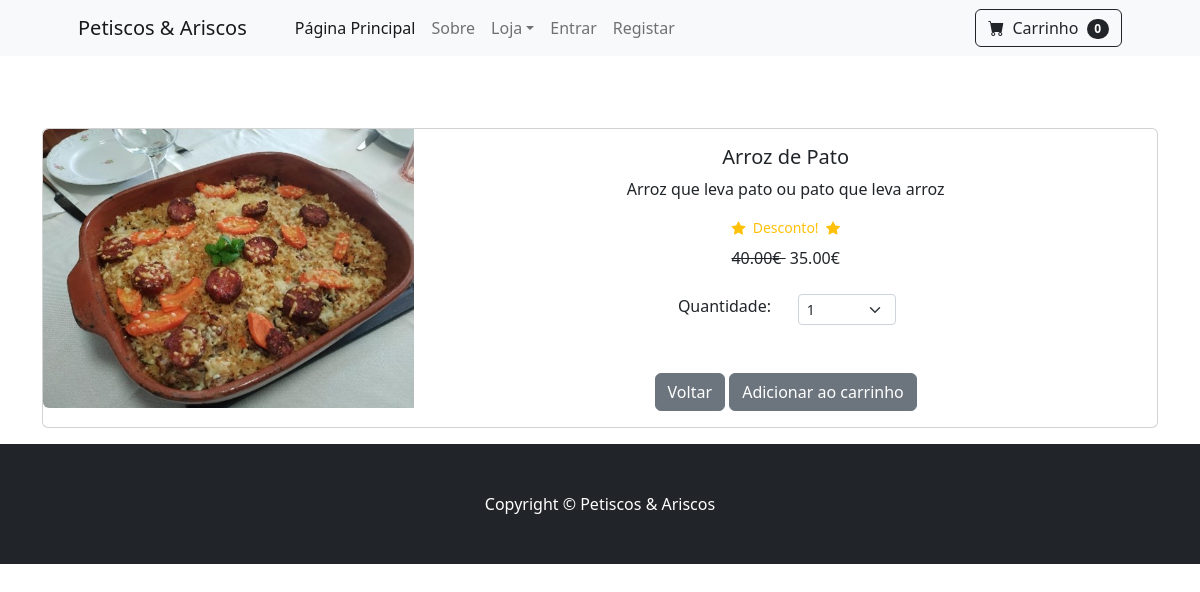
Page /product/1 on the committed database.
### mystore/models.py (models this page shows, shortened)
class Products(models.Model):
    name = models.CharField(max_length=100)
    price = models.DecimalField(default=0, decimal_places=2, max_digits=6)
    category = models.ForeignKey(Categories, on_delete=models.CASCADE, default=1)
    description = models.CharField(max_length=250, default='', blank=True, null=True)
    image = models.ImageField(upload_to='uploads/product/')
    is_sale = models.BooleanField(default=False)
    sale_price = models.DecimalField(default=0, decimal_places=2, max_digits=6)
    class Meta:
        verbose_name_plural = "Products"

### mystore/views.py (the view)
# urls.py: path('product/<int:pk>', views.product, name='product'),
def product(request,pk):
    product = Products.objects.get(id=pk)
    return render(request, 'product.html', {'product':product})

### cart/cart.py (called while the page is built)
    def __len__(self):
        return len(self.cart)

### cart/context_processors.py (called while the page is built)
def cart(request):
    return {'cart': Cart(request)}

### mystore/templates/product.html (shortened to what this page needs)
{% extends 'base.html' %}
{% block content %}
<br/><br/><br/>
<div class="container">
    <div class="card mb-3">
        <div class="row g-0">
          <div class="col-md-4">
            <img src="{{ product.image.url }}" class="img-fluid rounded-start" alt="...">
          </div>
          <div class="col-md-8">
            <div class="card-body">
                <center>
                <h5 class="card-title">{{ product.name }}</h5>
                <p class="card-text">{{ product.description }}</p>
                {% if product.is_sale %}
                <div class="d-flex justify-content-center small text-warning mb-2">
                    <div class="bi-star-fill"></div>&nbsp;&nbsp;Desconto!&nbsp;&nbsp; <div class="bi-star-fill"></div></div>
                    <strike> {{ product.price }}€ </strike> &nbsp;{{ product.sale_price }}€
                {% else %}
                  {{ product.price }}€
                {% endif %}
                  <br/><br/>
                  <div class="row justify-content-center">
                    <div class="col-md-2">Quantidade:</div>
                    <div class="col-md-2">
                    <select class="form-select form-select-sm" id="qty-cart">
                      <option value="1">1</option>
                    </select>
                    </div>
                  </div>
                <br/><br/>
                <a href="{% url 'home' %}" class="btn btn-secondary">Voltar</a>
                <button type="button" value="{{ product.id }}" class="btn btn-secondary" id="add-cart">Adicionar ao carrinho</button>
                </center>
            </div>
          </div>
        </div>
    </div>
</div>
{% endblock %}

### rows in the picture
Products: image (picture), name "Arroz de Pato", description "Arroz que leva pato ou pato que leva arroz", price "40.00", sale_price "35.00"

### other values in the picture
{{ cart|length }} "0"
